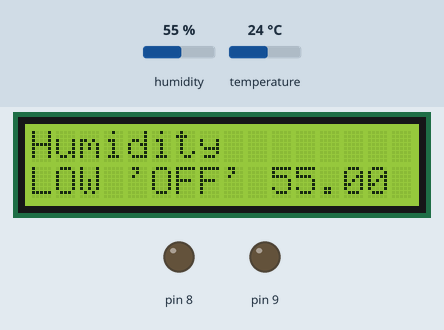
Recording of a sketch running on a simulated Arduino Uno, built with avr-gcc and run on an emulated ATmega328P. Shown: 16×2 character LCD, output pins drawn as LEDs (lit = HIGH). Inputs (shaded band) come from the test bench; at power-on: humidity 55 %, temperature 24 °C. What the sketch prints to the serial monitor is not drawn.

Above: at 1.2 s.
1.3 s: humidity set to 78 %
At 2.9 s:
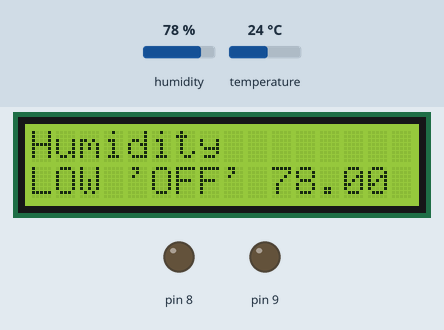
7.4 s: humidity set to 81 %
At 9.4 s:
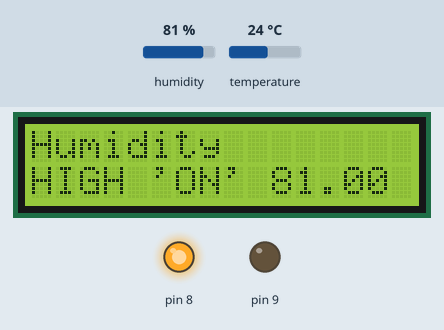
13.5 s: temperature set to 27 °C
At 16.7 s:
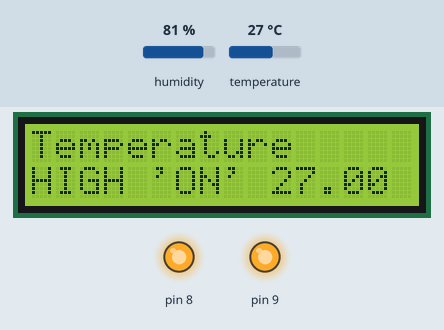
19.6 s: humidity set to 22 %
At 22.4 s:
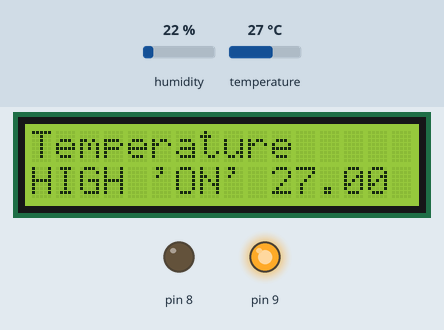
25.7 s: temperature set to 12 °C
At 28.9 s:
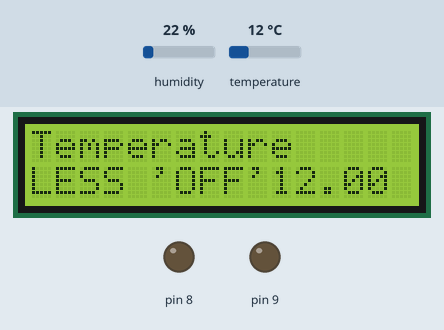
Timing chart, 0 to 30.4 s (numbered marks = the images above; inputs shaded):
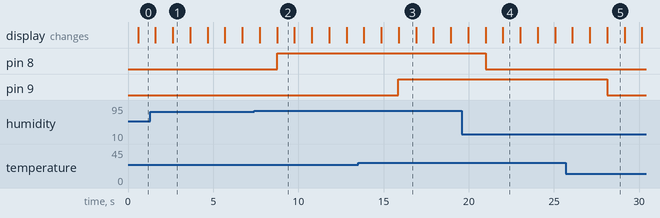

The sketch:

sketch_jun17a.ino
```cpp
#include<LiquidCrystal.h>
const int rs = 12,en = 11,d4 = 6,d5 = 5, d6 = 4,d7 = 3;
LiquidCrystal lcd(rs,en,d4,d5,d6,d7);
#include "DHT.h"
#define DHTPIN 2
#define DHTTYPE DHT11
DHT dht(DHTPIN,DHTTYPE);
 void setup(){
  lcd.begin(16,2);
  Serial.begin(9600);
  Serial.println("DHTxx test!");
  pinMode(8,OUTPUT);
  pinMode(9,OUTPUT);
  dht.begin();

 }
 void loop() {
  // set the cursor to column 0, line 1
  // (note: line 1 is the second row, since counting begins with 0):
  delay(500);

 float h = dht.readHumidity();
 float t = dht.readTemperature();
 float f = dht.readTemperature(true);
 if(isnan(h) || isnan(t) || isnan(f)) {
  Serial.println("Failed to read from DHT sensor!");
  return;
}

 float hif = dht.computeHeatIndex(f,h);
 float hic = dht.computeHeatIndex(t,h,false);

Serial.print("Humidity:");
Serial.print(h);
Serial.print("%\t");
Serial.print("Temperature:");
Serial.print(t);
Serial.print("*C");
Serial.print(f);
Serial.print("*F\t");
Serial.print("Heat index:");
Serial.print(hic);
Serial.print("*C");
Serial.print(hif);
Serial.print("*F");

if (h>79){
  digitalWrite(8,HIGH);
  lcd.clear();
  lcd.setCursor(0,0);
  lcd.print("Humidity");
  lcd.setCursor(0,1);
  lcd.print("HIGH 'ON' : ");
  lcd.setCursor(10,1);
  lcd.print(h);
  delay(1000);
}
else
{
  digitalWrite(8,LOW);
  lcd.clear();
  lcd.setCursor(0,0);
  lcd.print("Humidity");
  lcd.setCursor(0,1);
  lcd.print("LOW 'OFF' : ");
  lcd.setCursor(10,1);
  lcd.print(h);
  delay(1000);
}
if (t > 25)
{
  digitalWrite(9,HIGH);
  lcd.clear();
  lcd.setCursor(0,0);
  lcd.print("Temperature");
  lcd.setCursor(0,1);
  lcd.print("HIGH 'ON' : ");
  lcd.setCursor(10,1);
  lcd.print(t);
  delay(500);

}
else
{
  digitalWrite(9,LOW);
  lcd.clear();
  lcd.setCursor(0,0);
  lcd.print("Temperature");
  lcd.setCursor(0,1);
  lcd.print("LESS 'OFF' : ");
  lcd.setCursor(10,1);
  lcd.print(t);
  delay(500);


}

}
```

Measured:
- the behaviour switches between 79 and 80 % on humidity (found by bisection; images 1 and 2)
- the behaviour switches between 25 and 26 °C on temperature (found by bisection; images 2 and 3)
- after the input at 1.3 s, the display: first differs from a run without the input after 1.3 s (image 1)
- after the input at 7.4 s, pin 8: LOW → HIGH after 1.3 s; the display: first differs from a run without the input after 1.4 s (image 2)
- after the input at 13.5 s, pin 9: LOW → HIGH after 2.4 s; the display: first differs from a run without the input after 2.4 s (image 3)
- after the input at 19.6 s, pin 8: HIGH → LOW after 1.4 s; the display: first differs from a run without the input after 1.4 s (image 4 shows a later state)
- after the input at 25.7 s, pin 9: HIGH → LOW after 2.4 s; the display: first differs from a run without the input after 2.4 s (image 5)
